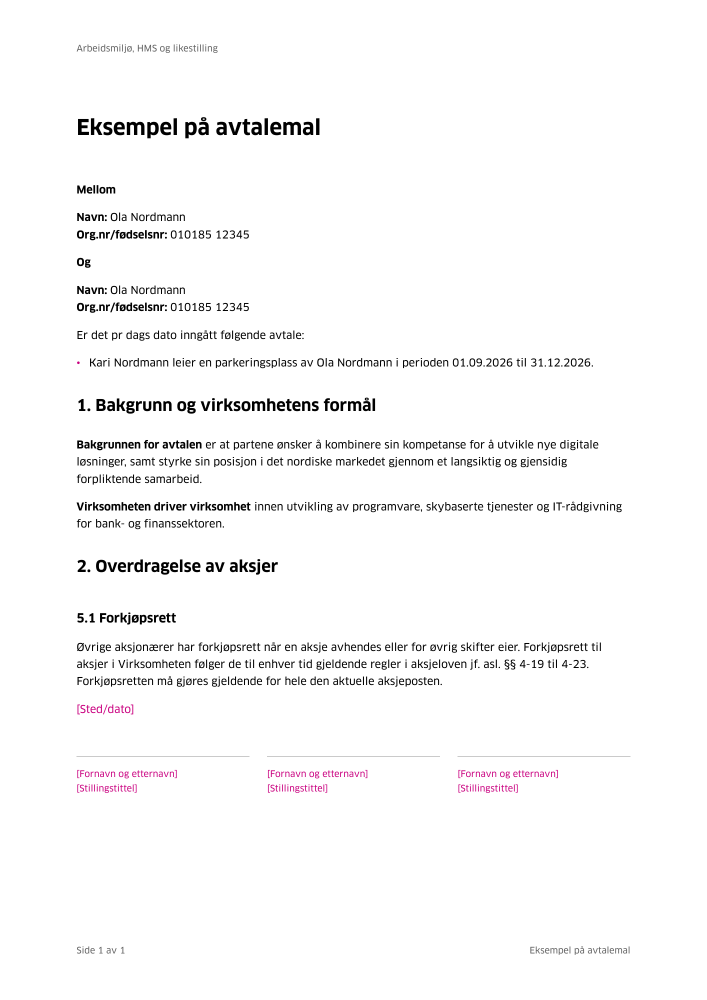
#> input picture Word-QA-2026-10-27/eksempel-render/08_Avtalemal/page-1.png, 1414 x 2000 px (shown at 1/2 size); its folder holds only this picture in this run
$ python contacts_examples.py
#> lines starting #> are read from the running program, lines starting #| are printed output that depends on the picture
from pathlib import Path
from PIL import Image,ImageDraw
p=Path('Word-QA-2026-10-27/eksempel-render')
files=sorted(p.glob('*/page-*.png'))
out=Path('Word-QA-2026-10-27/eksempel-kontaktark');out.mkdir(exist_ok=True)
for start in range(0,len(files),2):
 canvas=Image.new('RGB',(1800,1320),'#dddddd')
#> canvas: PIL image 1800x1320 RGB; every value is 221
 for j,f in enumerate(files[start:start+2]):
  im=Image.open(f).convert('RGB');im.thumbnail((880,1260));canvas.paste(im,(j*900+(900-im.width)//2,40))
#> further down, im is the input picture: PIL image 1414x2000 RGB; mean R, G, B 248.9, 248.5, 248.8
#> after `im.thumbnail((880, 1260))`:
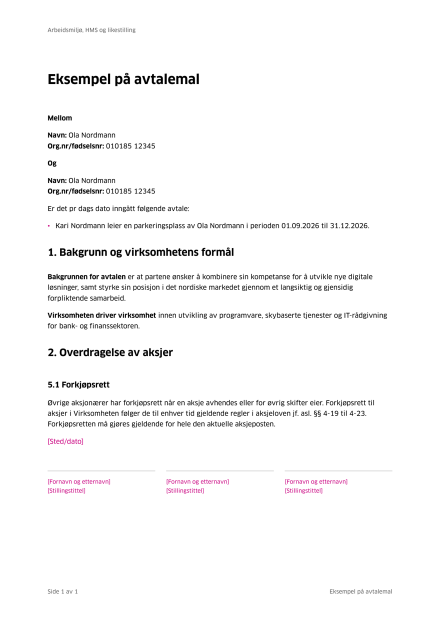
#> im: PIL image 880x1245 RGB (shown at 1/2 size); mean R, G, B 248.8, 248.4, 248.6
#> after `canvas.paste(im, (j * 900 + (900 - im.width) // 2, 40))`:
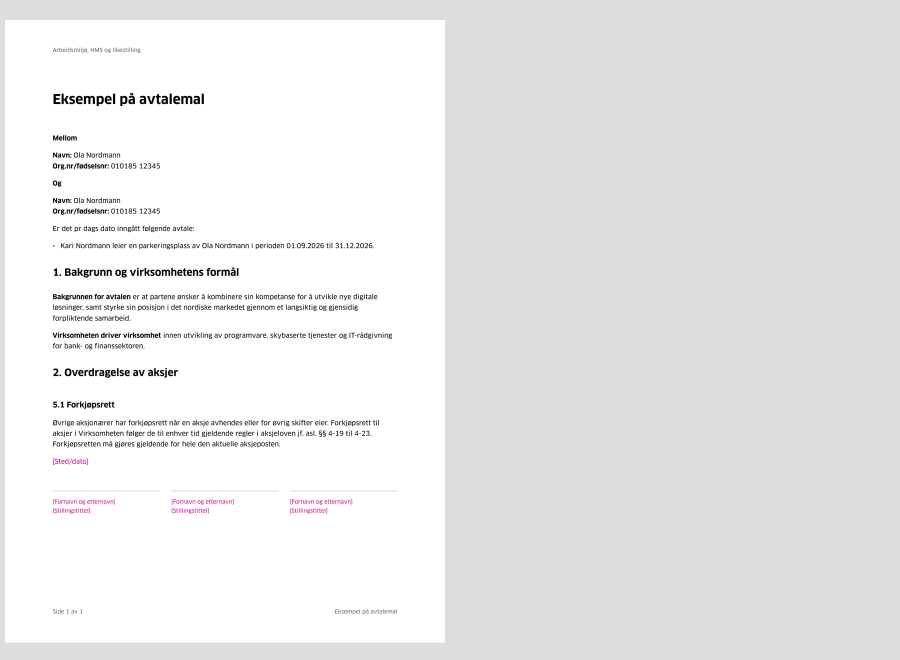
#> canvas: PIL image 1800x1320 RGB (shown at 1/2 size); mean R, G, B 233.8, 233.6, 233.7
  ImageDraw.Draw(canvas).text((j*900+12,12),f.parent.name+' '+f.stem,fill='black')
 canvas.save(out/f'{start+1:02d}.png')
print(len(files),'pages')
